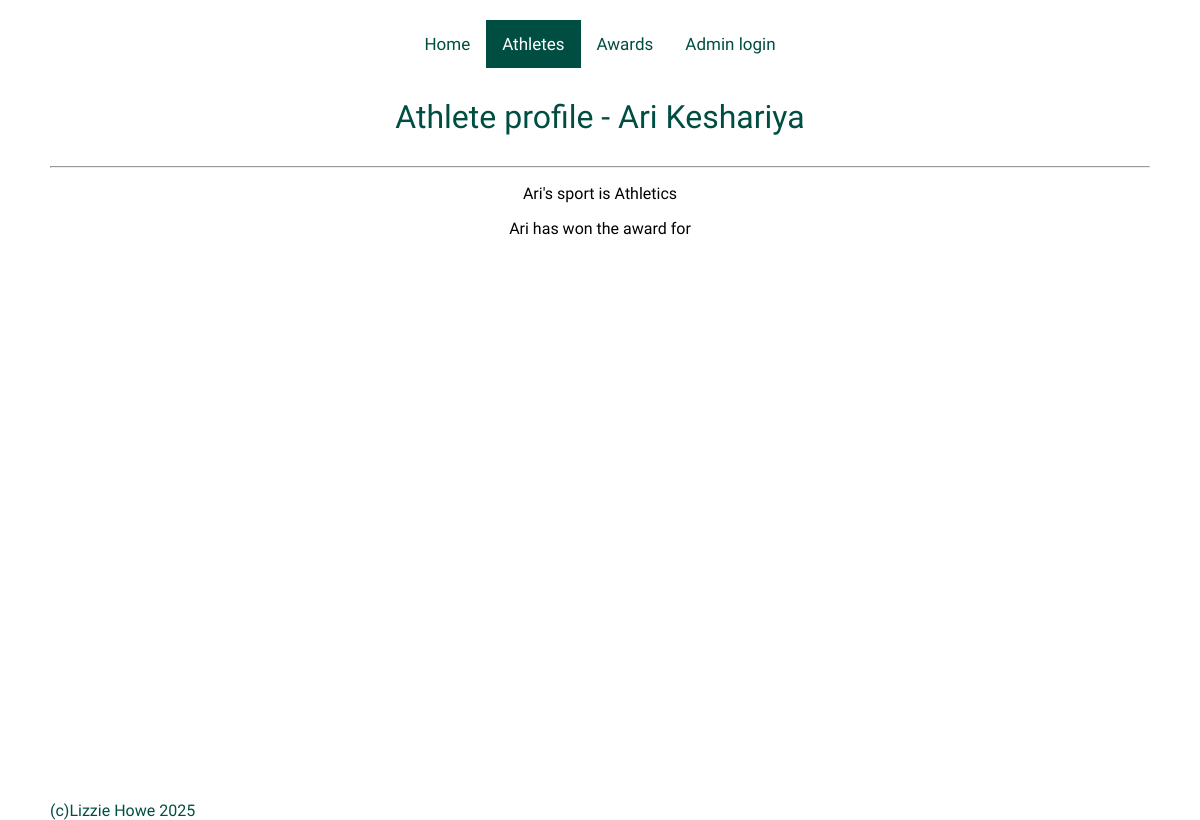
The app's page /player/2, older data.
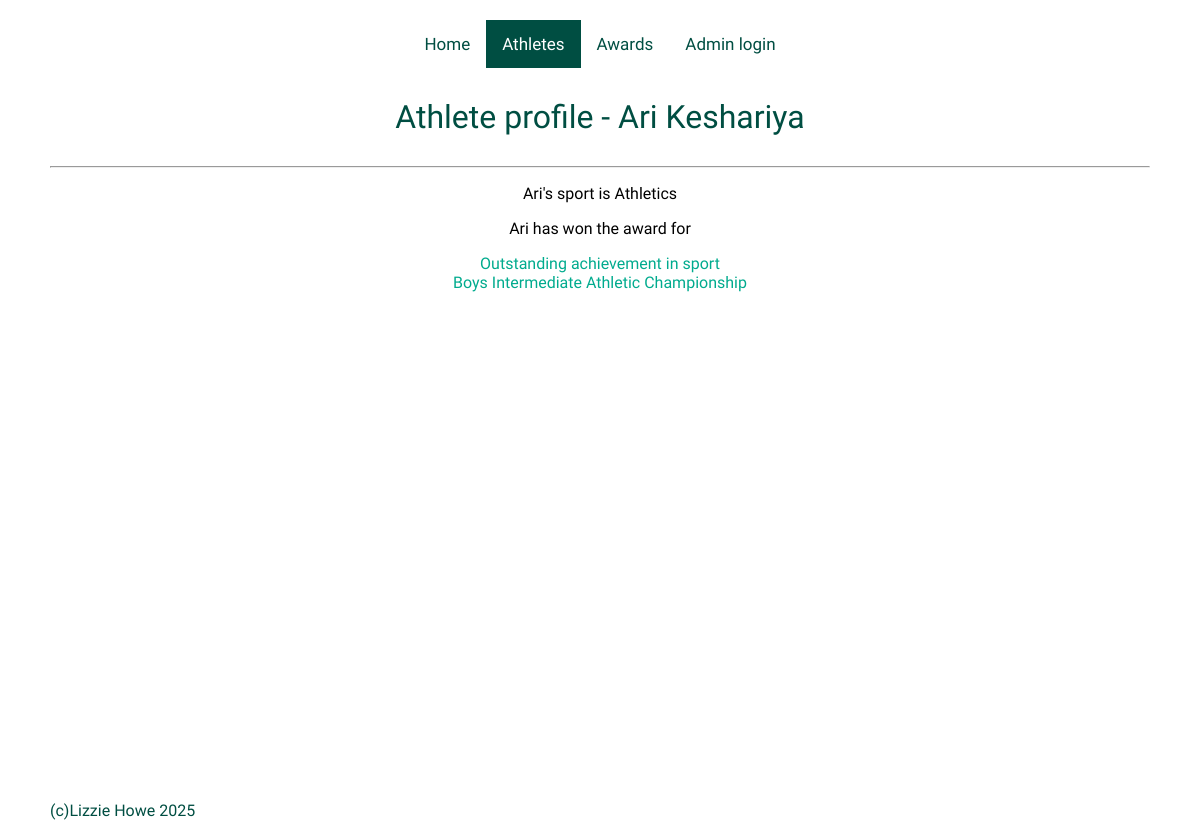
The same page, newer data.
### tables this page shows
CREATE TABLE award (award_id INTEGER PRIMARY KEY NOT NULL, award_name TEXT NOT NULL, trophy_name TEXT, description TEXT, award_sport TEXT REFERENCES sport (sport_id), image TEXT);

### flaskimport.py (the view)
@app.route("/player/<int:athlete_id>")
def player_profile(athlete_id):
    db = get_db()
    cursor_sport_name = db.execute('''
        SELECT athlete.athlete_id, sport.sport_name
        FROM athlete
        JOIN athlete_sport ON athlete.athlete_id = athlete_sport.athlete_id
        JOIN sport ON athlete_sport.sport_id = sport.sport_id
        WHERE athlete.athlete_id = ?
        ''', (athlete_id,))
    rows = cursor_sport_name.fetchall()
    cursor_award_name = db.execute('''
        SELECT athlete.athlete_id, award.award_name, award.award_id
        FROM athlete
        JOIN athlete_award ON athlete.athlete_id = athlete_award.athlete_id
        JOIN award ON athlete_award.award_id = award.award_id
        WHERE athlete.athlete_id = ?
        ''', (athlete_id,))
    awards = cursor_award_name.fetchall()
    athlete = get_player(athlete_id)
    if not athlete:
        abort(404)
    if not awards:
        awards = [""]
    return render_template("player.html", athlete=athlete, rows=rows, awards=awards)

### flaskimport.py (called while the page is built)
def get_db():
    db = getattr(g, '_database', None)
    if db is None:
        db = g._database = sqlite3.connect('BHS_sport_history_database.db')
        db.row_factory = sqlite3.Row
    return db

def get_player(athlete_id):
    db = get_db()
    cursor = db.execute('''
    SELECT *
    FROM athlete
    WHERE athlete_id = ?
    ''', (athlete_id,))
    athlete = cursor.fetchone()
    return athlete

### templates/player.html
{% extends "layout.html" %}
{% block content %}
<div class="topnav">
    <a href="/">Home</a>
    <a class="active" href="/athletes">Athletes</a>
    <a href="/award">Awards</a>
    <a href="/add_athlete">Admin login</a>
</div>
<h1>Athlete profile - {{ athlete["firstname"] }} {{ athlete["lastname"] }} </h1>
<hr>
<body class="player">
    {% if rows and rows[0]["sport_name"] %}
    <p class="player">{{ athlete["firstname"] }}'s sport is {{ rows[0]["sport_name"] }}</p>
    {% else %}
    <p class="player">Athlete's sport is unknown.</p>
    {% endif %}
    <p class="player">
        {{ athlete["firstname"] }} has won the award for{% for award in awards %}
            <li>
                <a class="player" href="/award_page/{{ award[2] }}"> {{ award["award_name"] }}</a>
            </li>
        {% endfor %}
    </p>
</body>
{% endblock %}

Row changes from the older to the newer data that the page shows:
now on this page (row edited): award: award_name "Outstanding achievement in sport"
now on this page (row unchanged): award: award_name "Boys Intermediate Athletic Championship"
